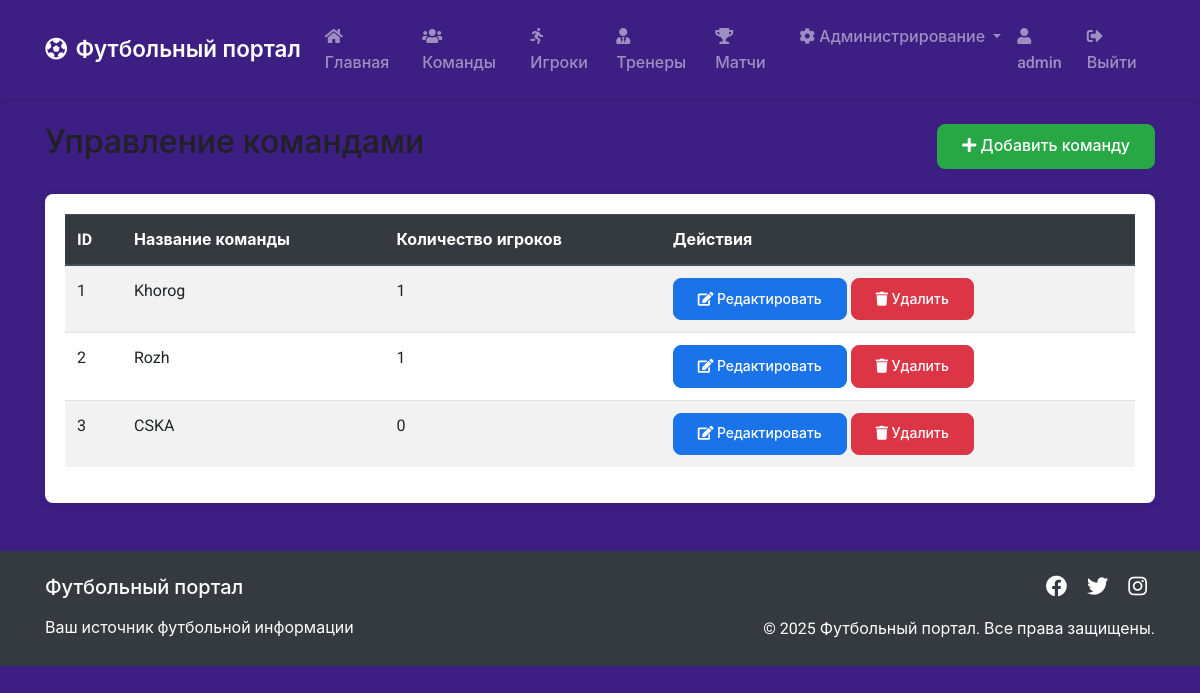
The page /admin/teams (signed in) on the database its author committed.
### app.py (models this page shows, shortened)
class User(db.Model, UserMixin):
    id = db.Column(db.Integer, primary_key=True)
    username = db.Column(db.String(20), unique=True, nullable=False)
    email = db.Column(db.String(120), unique=True, nullable=False)
    password = db.Column(db.String(60), nullable=False)
    is_admin = db.Column(db.Boolean, default=False)

class Team(db.Model):
    team_id = db.Column(db.Integer, primary_key=True)
    team_name = db.Column(db.String(100), nullable=False)
    players = db.relationship('Player', backref='team', lazy=True)

### app.py (the view)
@app.route('/admin/teams')
@login_required
@admin_required
def admin_teams():
    teams = Team.query.all()
    return render_template('admin/teams.html', title='Управление командами', teams=teams)

### app.py (called while the page is built)
@login_manager.user_loader
def load_user(user_id):
    return User.query.get(int(user_id))

def admin_required(f):
    @wraps(f)
    def decorated_function(*args, **kwargs):
        if not current_user.is_authenticated or not current_user.is_admin:
            flash('Для доступа к этой странице требуются права администратора.', 'danger')
            return redirect(url_for('index'))
        return f(*args, **kwargs)
    return decorated_function

### templates/admin/teams.html (shortened to what this page needs)
{% extends "base.html" %}
{% block content %}
<div class="d-flex justify-content-between align-items-center mb-4">
    <h2>Управление командами</h2>
    <a href="{{ url_for('new_team') }}" class="btn btn-success">
        <i class="fas fa-plus"></i> Добавить команду
    </a>
</div>
<div class="card">
    <div class="card-body">
        {% if teams %}
            <div class="table-responsive">
                <table class="table table-striped table-hover">
                    <thead class="thead-dark">
                        <tr>
                            <th>ID</th>
                            <th>Название команды</th>
                            <th>Количество игроков</th>
                            <th>Действия</th>
                        </tr>
                    </thead>
                    <tbody>
                        {% for team in teams %}
                            <tr>
                                <td>{{ team.team_id }}</td>
                                <td>{{ team.team_name }}</td>
                                <td>{{ team.players|length }}</td>
                                <td>
                                    <a href="{{ url_for('edit_team', team_id=team.team_id) }}" class="btn btn-sm btn-primary">
                                        <i class="fas fa-edit"></i> Редактировать
                                    </a>
                                    <button type="button" class="btn btn-sm btn-danger" data-toggle="modal" data-target="#deleteModal{{ team.team_id }}">
                                        <i class="fas fa-trash"></i> Удалить
                                    </button>
                                </td>
                            </tr>
                        {% endfor %}
                    </tbody>
                </table>
            </div>
        {% else %}
            <div class="alert alert-info">
                На данный момент команды не добавлены. <a href="{{ url_for('new_team') }}">Добавить команду</a>
            </div>
        {% endif %}
    </div>
</div>
{% endblock %}

### templates/base.html (shortened to what this page needs)
<!DOCTYPE html>
<html lang="ru">
<head>
    <link rel="stylesheet" href="https://stackpath.bootstrapcdn.com/bootstrap/4.5.2/css/bootstrap.min.css">
    <link rel="stylesheet" href="{{ url_for('static', filename='css/main.css') }}">
    <link rel="stylesheet" href="https://cdnjs.cloudflare.com/ajax/libs/font-awesome/5.15.3/css/all.min.css">
</head>
<body>
    <header>
        <nav class="navbar navbar-expand-lg navbar-dark">
            <div class="container">
                <a class="navbar-brand" href="{{ url_for('index') }}">
                    <i class="fas fa-futbol mr-2"></i>Футбольный портал
                </a>
                <div class="collapse navbar-collapse" id="navbarNav">
                    <ul class="navbar-nav mr-auto">
                        <li class="nav-item">
                            <a class="nav-link" href="{{ url_for('index') }}">
                                <i class="fas fa-home mr-1"></i>Главная
                            </a>
                        </li>
                        <li class="nav-item">
                            <a class="nav-link" href="{{ url_for('teams') }}">
                                <i class="fas fa-users mr-1"></i>Команды
                            </a>
                        </li>
                        <li class="nav-item">
                            <a class="nav-link" href="{{ url_for('players') }}">
                                <i class="fas fa-running mr-1"></i>Игроки
                            </a>
                        </li>
                        <li class="nav-item">
                            <a class="nav-link" href="{{ url_for('coaches') }}">
                                <i class="fas fa-user-tie mr-1"></i>Тренеры
                            </a>
                        </li>
                        <li class="nav-item">
                            <a class="nav-link" href="{{ url_for('matches') }}">
                                <i class="fas fa-trophy mr-1"></i>Матчи
                            </a>
                        </li>
                    </ul>
                    <ul class="navbar-nav">
                        {% if current_user.is_authenticated %}
                            {% if current_user.is_admin %}
                                <li class="nav-item dropdown">
                                    <a class="nav-link dropdown-toggle" href="#" id="adminDropdown" role="button" data-toggle="dropdown" aria-haspopup="true" aria-expanded="false">
                                        <i class="fas fa-cog mr-1"></i>Администрирование
                                    </a>
                                </li>
                            {% endif %}
                            <li class="nav-item">
                                <span class="nav-link">
                                    <i class="fas fa-user mr-1"></i>{{ current_user.username }}
                                </span>
                            </li>
                            <li class="nav-item">
                                <a class="nav-link" href="{{ url_for('logout') }}">
                                    <i class="fas fa-sign-out-alt mr-1"></i>Выйти
                                </a>
                            </li>
                        {% endif %}
                    </ul>
                </div>
            </div>
        </nav>
    </header>
    <main class="container mt-4">
        {% block content %}{% endblock %}
    </main>
    <footer class="bg-dark text-white mt-5 py-4">
        <div class="container">
            <div class="row">
                <div class="col-md-6 text-center text-md-left">
                    <h5 class="mb-3">Футбольный портал</h5>
                    <p class="mb-0">Ваш источник футбольной информации</p>
                </div>
                <div class="col-md-6 text-center text-md-right">
                    <div class="social-links">
                        <a href="#" class="text-white mx-2"><i class="fab fa-facebook fa-lg"></i></a>
                        <a href="#" class="text-white mx-2"><i class="fab fa-twitter fa-lg"></i></a>
                        <a href="#" class="text-white mx-2"><i class="fab fa-instagram fa-lg"></i></a>
                    </div>
                    <p class="mt-3 mb-0">&copy; 2025 Футбольный портал. Все права защищены.</p>
                </div>
            </div>
        </div>
    </footer>
</body>
</html>

### static/css/main.css (style rules this page uses)
:root { --primary-color: #1a73e8; --secondary-color: #34a853; --background-color: #3d1f83; --text-color: #202124; --border-radius: 8px; --transition-speed: 0.3s; }
body { font-family: 'Roboto', -apple-system, BlinkMacSystemFont, 'Segoe UI', Arial, sans-serif; color: var(--text-color); background-color: var(--background-color); line-height: 1.6; }
.navbar { box-shadow: 0 2px 4px rgba(0,0,0,0.1); padding: 1rem 0; }
.navbar-brand { font-weight: 600; font-size: 1.4rem; }
.nav-link { font-weight: 500; transition: color var(--transition-speed); }
.card { border: none; box-shadow: 0 2px 8px rgba(0,0,0,0.1); border-radius: var(--border-radius); transition: transform var(--transition-speed); }
.btn { padding: 0.6rem 1.5rem; font-weight: 500; border-radius: var(--border-radius); transition: all var(--transition-speed); }
.btn-primary { background-color: var(--primary-color); border-color: var(--primary-color); }
footer { background: #202124; margin-top: 4rem !important; padding: 2rem 0 !important; }

### rows shown on the page
User: username "admin"
Team: team_id "1", team_name "Khorog", players|length "1"
Team: team_id "2", team_name "Rozh", players|length "1"
Team: team_id "3", team_name "CSKA", players|length "0"
